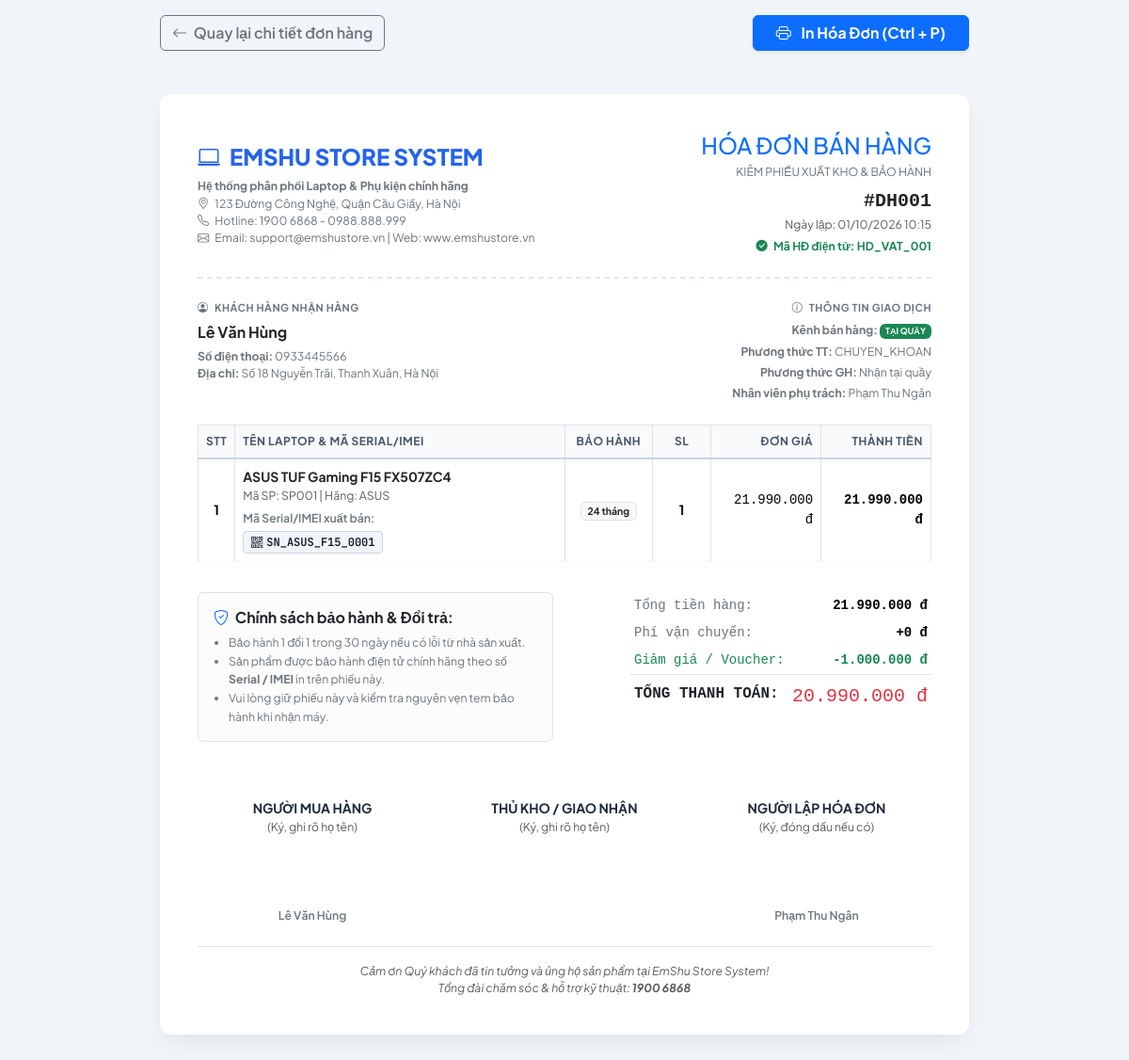
Page /index.php?action=admin-order-invoice&id=DH001 (signed in) on the committed database.
### tables this page shows
CREATE TABLE `donhang` (
  `maDH` varchar(50) NOT NULL,
  `maKH` varchar(50) NOT NULL,
  `maKM` varchar(50) DEFAULT NULL,
  `nguoiPhuTrach` varchar(50) DEFAULT NULL COMMENT 'Nhân viên thu ngân tại quầy hoặc nhân viên duyệt đơn Online',
  `ngayTao` datetime NOT NULL DEFAULT current_timestamp(),
  `kenhBan` varchar(20) NOT NULL COMMENT 'TAI_QUAY / ONLINE',
  `phuongThucThanhToan` varchar(50) NOT NULL COMMENT 'TIEN_MAT / CHUYEN_KHOAN / COD / VNPay...',
  `phuongThucGiaoHang` varchar(100) DEFAULT NULL COMMENT 'Null nếu mua trực tiếp tại quầy',
  `phiVanChuyen` double NOT NULL DEFAULT 0 COMMENT 'Bằng 0 nếu mua tại quầy',
  `tongTienHang` double NOT NULL DEFAULT 0,
  `tienGiamGia` double NOT NULL DEFAULT 0,
  `tongThanhToan` double NOT NULL DEFAULT 0,
  `trangThaiDon` varchar(30) NOT NULL COMMENT 'Tại quầy: HOAN_THANH; Online: CHO_DUYET -> DANG_GIAO -> HOAN_THANH / DA_HUY',
  PRIMARY KEY (`maDH`),
  KEY `fk_donhang_khachhang` (`maKH`),
  KEY `fk_donhang_khuyenmai` (`maKM`),
  KEY `fk_donhang_accounts` (`nguoiPhuTrach`),
  CONSTRAINT `fk_donhang_accounts` FOREIGN KEY (`nguoiPhuTrach`) REFERENCES `accounts` (`maTk`) ON DELETE SET NULL ON UPDATE CASCADE,
  CONSTRAINT `fk_donhang_khachhang` FOREIGN KEY (`maKH`) REFERENCES `khachhang` (`maKH`) ON UPDATE CASCADE,
  CONSTRAINT `fk_donhang_khuyenmai` FOREIGN KEY (`maKM`) REFERENCES `khuyenmai` (`maKM`) ON DELETE SET NULL ON UPDATE CASCADE
);

CREATE TABLE `hoadon` (
  `maHD` varchar(50) NOT NULL,
  `maDH` varchar(50) NOT NULL,
  `ngayXuat` datetime NOT NULL DEFAULT current_timestamp(),
  `tenKhachHang` varchar(100) NOT NULL,
  `soDienThoai` varchar(20) NOT NULL,
  `diaChiKhachHang` varchar(255) DEFAULT NULL,
  `maSoThueKH` varchar(50) DEFAULT NULL,
  `soTienThanhToan` double NOT NULL,
  `trangThaiThanhToan` varchar(50) NOT NULL,
  `ghiChu` text DEFAULT NULL,
  PRIMARY KEY (`maHD`),
  UNIQUE KEY `maDH` (`maDH`),
  CONSTRAINT `fk_hoadon_donhang` FOREIGN KEY (`maDH`) REFERENCES `donhang` (`maDH`) ON UPDATE CASCADE
);

CREATE TABLE `khachhang` (
  `maKH` varchar(50) NOT NULL,
  `maTk` varchar(50) DEFAULT NULL COMMENT 'Null nếu khách mua tại quầy không tạo tài khoản',
  `hoVaTen` varchar(100) NOT NULL,
  `soDienThoai` varchar(20) DEFAULT NULL,
  `email` varchar(100) DEFAULT NULL,
  `diaChi` varchar(255) DEFAULT NULL,
  `doiTuongUuTien` int(11) NOT NULL DEFAULT 0,
  PRIMARY KEY (`maKH`),
  UNIQUE KEY `soDienThoai` (`soDienThoai`),
  UNIQUE KEY `maTk` (`maTk`),
  CONSTRAINT `fk_khachhang_accounts` FOREIGN KEY (`maTk`) REFERENCES `accounts` (`maTk`) ON DELETE SET NULL ON UPDATE CASCADE
);

CREATE TABLE `accounts` (
  `maTk` varchar(50) NOT NULL,
  `hoTen` varchar(100) NOT NULL,
  `email` varchar(100) NOT NULL,
  `tenTaiKhoan` varchar(50) NOT NULL,
  `matKhau` varchar(255) NOT NULL,
  `ngayTao` datetime NOT NULL DEFAULT current_timestamp(),
  `role` varchar(30) NOT NULL DEFAULT 'user' COMMENT 'user, admin, nv_kho, nv_ban_hang, ke_toan, thu_ngan, ky_thuat_vien',
  `trangThai` varchar(20) NOT NULL DEFAULT 'active',
  PRIMARY KEY (`maTk`),
  UNIQUE KEY `email` (`email`),
  UNIQUE KEY `tenTaiKhoan` (`tenTaiKhoan`)
);

CREATE TABLE `chitietdonhang` (
  `id` int(11) NOT NULL AUTO_INCREMENT,
  `maDH` varchar(50) NOT NULL,
  `maSP` varchar(50) NOT NULL,
  `soLuong` int(11) NOT NULL,
  `donGia` double NOT NULL,
  `thanhTien` double NOT NULL,
  PRIMARY KEY (`id`),
  UNIQUE KEY `uq_chitietdh_dh_sp` (`maDH`,`maSP`),
  KEY `fk_chitietdh_sanpham` (`maSP`),
  CONSTRAINT `fk_chitietdh_donhang` FOREIGN KEY (`maDH`) REFERENCES `donhang` (`maDH`) ON DELETE CASCADE ON UPDATE CASCADE,
  CONSTRAINT `fk_chitietdh_sanpham` FOREIGN KEY (`maSP`) REFERENCES `sanpham` (`maSP`) ON UPDATE CASCADE
);

CREATE TABLE `sanpham` (
  `maSP` varchar(50) NOT NULL,
  `tenSP` varchar(200) NOT NULL,
  `giaBan` double NOT NULL,
  `soLuongTon` int(11) NOT NULL DEFAULT 0,
  `maTH` varchar(50) NOT NULL,
  `maDM` int(11) NOT NULL,
  `thoiGianBaoHanh` int(11) NOT NULL DEFAULT 12 COMMENT 'Đơn vị: Tháng',
  `thongSoKyThuat` text DEFAULT NULL,
  `moTa` text DEFAULT NULL,
  `hinhAnh` varchar(255) DEFAULT NULL,
  `viTriKho` varchar(100) DEFAULT NULL,
  `trangThai` int(11) NOT NULL DEFAULT 1 COMMENT '1: Đang kinh doanh, 0: Ngừng kinh doanh',
  `isDeleted` int(11) NOT NULL DEFAULT 0 COMMENT '0: Chưa xóa, 1: Đã xóa mềm',
  PRIMARY KEY (`maSP`),
  KEY `fk_sanpham_thuonghieu` (`maTH`),
  KEY `fk_sanpham_danhmuc` (`maDM`),
  CONSTRAINT `fk_sanpham_danhmuc` FOREIGN KEY (`maDM`) REFERENCES `danhmuc` (`maDM`) ON UPDATE CASCADE,
  CONSTRAINT `fk_sanpham_thuonghieu` FOREIGN KEY (`maTH`) REFERENCES `thuonghieu` (`maTH`) ON UPDATE CASCADE
);

CREATE TABLE `thuonghieu` (
  `maTH` varchar(50) NOT NULL,
  `tenTH` varchar(100) NOT NULL,
  `logo` varchar(255) DEFAULT NULL,
  `xuatXu` varchar(100) DEFAULT NULL,
  `moTa` text DEFAULT NULL,
  `trangThai` int(11) NOT NULL DEFAULT 1 COMMENT '1: Hoạt động, 0: Ẩn',
  PRIMARY KEY (`maTH`)
);

CREATE TABLE `serialsanpham` (
  `maSerial_IMEI` varchar(100) NOT NULL,
  `maSP` varchar(50) NOT NULL,
  `idChiTietNhap` int(11) NOT NULL,
  `idChiTietDonHang` int(11) DEFAULT NULL COMMENT 'Null khi máy đang còn trong kho, chưa gắn vào đơn hàng',
  `ngayXuatKho` datetime DEFAULT NULL,
  `trangThai` varchar(50) NOT NULL DEFAULT 'Trong kho' COMMENT 'Trong kho / Đã bán / Đang bảo hành / Lỗi',
  `ghiChu` text DEFAULT NULL,
  PRIMARY KEY (`maSerial_IMEI`),
  KEY `fk_serial_sanpham` (`maSP`),
  KEY `fk_serial_chitietnhap` (`idChiTietNhap`),
  KEY `fk_serial_chitietdonhang` (`idChiTietDonHang`),
  CONSTRAINT `fk_serial_chitietdonhang` FOREIGN KEY (`idChiTietDonHang`) REFERENCES `chitietdonhang` (`id`) ON DELETE SET NULL ON UPDATE CASCADE,
  CONSTRAINT `fk_serial_chitietnhap` FOREIGN KEY (`idChiTietNhap`) REFERENCES `chitietnhap` (`id`) ON UPDATE CASCADE,
  CONSTRAINT `fk_serial_sanpham` FOREIGN KEY (`maSP`) REFERENCES `sanpham` (`maSP`) ON UPDATE CASCADE
);

### views/admin/orders/invoice.php (the view, shortened to what the rows shown need)
<!DOCTYPE html>
<html lang="vi">
<head>
    <link href="https://cdn.jsdelivr.net/npm/bootstrap@5.3.3/dist/css/bootstrap.min.css" rel="stylesheet">
    <link rel="stylesheet" href="https://cdn.jsdelivr.net/npm/bootstrap-icons@1.11.3/font/bootstrap-icons.min.css">
</head>
<body>
<div class="container no-print py-3">
    <div class="d-flex justify-content-between align-items-center max-w-860 mx-auto" style="max-width: 860px;">
        <a href="index.php?action=admin-order-detail&id=<?= urlencode($order['maDH']) ?>" class="btn btn-outline-secondary fw-semibold">
            <i class="bi bi-arrow-left me-1"></i> Quay lại chi tiết đơn hàng
        </a>
        <div class="d-flex gap-2">
            <button onclick="window.print()" class="btn btn-primary fw-bold px-4 shadow-sm">
                <i class="bi bi-printer me-2"></i> In Hóa Đơn (Ctrl + P)
            </button>
        </div>
    </div>
</div>
<div class="invoice-card">
    <div class="invoice-header">
        <div class="row align-items-center">
            <div class="col-sm-7">
                <div class="brand-logo mb-1">
                    <i class="bi bi-laptop"></i> EMSHU STORE SYSTEM
                </div>
                <div class="text-secondary small">
                    <strong>Hệ thống phân phối Laptop & Phụ kiện chính hãng</strong><br>
                    <i class="bi bi-geo-alt me-1"></i> 123 Đường Công Nghệ, Quận Cầu Giấy, Hà Nội<br>
                    <i class="bi bi-telephone me-1"></i> Hotline: 1900 6868 - 0988.888.999<br>
                    <i class="bi bi-envelope me-1"></i> Email: support@emshustore.vn | Web: www.emshustore.vn
                </div>
            </div>
            <div class="col-sm-5 text-sm-end mt-3 mt-sm-0">
                <h4 class="fw-extrabold text-uppercase text-primary mb-1">HÓA ĐƠN BÁN HÀNG</h4>
                <div class="text-secondary small mb-2">KIÊM PHIẾU XUẤT KHO & BẢO HÀNH</div>
                <div class="fw-bold font-monospace text-dark fs-5">#<?= htmlspecialchars($order['maDH']) ?></div>
                <div class="small text-muted">
                    Ngày lập: <?= !empty($order['ngayTao']) ? date('d/m/Y H:i', strtotime($order['ngayTao'])) : date('d/m/Y H:i') ?>
                </div>
                <?php if (!empty($order['maHD'])): ?>
                    <div class="small text-success fw-bold mt-1">
                        <i class="bi bi-check-circle-fill me-1"></i> Mã HĐ điện tử: <?= htmlspecialchars($order['maHD']) ?>
                    </div>
                <?php endif; ?>
            </div>
        </div>
    </div>
    <div class="row mb-4">
        <div class="col-6">
            <h6 class="text-uppercase fw-bold text-secondary mb-2" style="font-size: 11px; letter-spacing: 0.5px;">
                <i class="bi bi-person-circle me-1"></i> Khách hàng nhận hàng
            </h6>
            <div class="fw-bold text-dark fs-6">
                <?= htmlspecialchars(!empty($order['tenNguoiNhan']) ? $order['tenNguoiNhan'] : ($order['tenKhachHangGoc'] ?? 'Khách vãng lai')) ?>
            </div>
            <div class="text-secondary small mt-1">
                <strong>Số điện thoại:</strong> <?= htmlspecialchars(!empty($order['sdtNhanHang']) ? $order['sdtNhanHang'] : ($order['sdtKhachHangGoc'] ?? 'Chưa cập nhật')) ?><br>
                <strong>Địa chỉ:</strong> <?= htmlspecialchars(!empty($order['diaChiGiaoHang']) ? $order['diaChiGiaoHang'] : ($order['diaChiKhachHangGoc'] ?? 'Tại cửa hàng')) ?><br>
            </div>
        </div>
        <div class="col-6 text-end">
            <h6 class="text-uppercase fw-bold text-secondary mb-2" style="font-size: 11px; letter-spacing: 0.5px;">
                <i class="bi bi-info-circle me-1"></i> Thông tin giao dịch
            </h6>
            <div class="text-secondary small">
                <strong>Kênh bán hàng:</strong>
                <span class="badge <?= $order['kenhBan'] === 'ONLINE' ? 'bg-info text-dark' : 'bg-success' ?>">
                    <?= $order['kenhBan'] === 'ONLINE' ? 'ĐƠN ONLINE' : 'TẠI QUẦY' ?>
                </span><br>
                <div class="mt-1">
                    <strong>Phương thức TT:</strong>
                    <?= htmlspecialchars($order['phuongThucThanhToan'] ?? 'Tiền mặt') ?>
                </div>
                <div class="mt-1">
                    <strong>Phương thức GH:</strong>
                    <?= htmlspecialchars($order['phuongThucGiaoHang'] ?? 'Nhận tại quầy') ?>
                </div>
                <div class="mt-1">
                    <strong>Nhân viên phụ trách:</strong>
                    <?= htmlspecialchars($order['tenNguoiPhuTrach'] ?? 'Hệ thống') ?>
                </div>
            </div>
        </div>
    </div>
    <div class="table-responsive mb-3">
        <table class="table table-bordered table-invoice align-middle">
            <thead>
                <tr>
                    <th class="text-center" style="width: 5%;">STT</th>
                    <th style="width: 45%;">Tên Laptop & Mã Serial/IMEI</th>
                    <th class="text-center" style="width: 12%;">Bảo hành</th>
                    <th class="text-center" style="width: 8%;">SL</th>
                    <th class="text-end" style="width: 15%;">Đơn giá</th>
                    <th class="text-end" style="width: 15%;">Thành tiền</th>
                </tr>
            </thead>
            <tbody>
                <?php
                $stt = 1;
                foreach ($items as $item):
                ?>
                    <tr>
                        <td class="text-center fw-bold"><?= $stt++ ?></td>
                        <td>
                            <div class="fw-bold text-dark"><?= htmlspecialchars($item['tenSP']) ?></div>
                            <div class="small text-muted mb-1">Mã SP: <?= htmlspecialchars($item['maSP']) ?> | Hãng: <?= htmlspecialchars($item['tenTH'] ?? '') ?></div>
                            <?php if (!empty($item['assignedSerials'])): ?>
                                <div class="mt-1">
                                    <span class="small fw-semibold text-secondary">Mã Serial/IMEI xuất bán:</span><br>
                                    <?php foreach ($item['assignedSerials'] as $serial): ?>
                                        <span class="serial-badge">
                                            <i class="bi bi-qr-code me-1"></i><?= htmlspecialchars($serial['maSerial_IMEI']) ?>
                                        </span>
                                    <?php endforeach; ?>
                                </div>
                            <?php else: ?>
                                <div class="small text-muted fst-italic mt-1">(Chưa gán Serial máy)</div>
                            <?php endif; ?>
                        </td>
                        <td class="text-center">
                            <span class="badge bg-light text-dark border">
                                <?= (int)($item['thoiGianBaoHanh'] ?? 12) ?> tháng
                            </span>
                        </td>
                        <td class="text-center fw-bold"><?= (int)$item['soLuong'] ?></td>
                        <td class="text-end font-monospace"><?= number_format((float)$item['donGia'], 0, ',', '.') ?> đ</td>
                        <td class="text-end fw-bold font-monospace"><?= number_format((float)$item['thanhTien'], 0, ',', '.') ?> đ</td>
                    </tr>
                <?php endforeach; ?>
            </tbody>
        </table>
    </div>
    <div class="row">
        <div class="col-sm-6">
            <div class="border rounded p-3 bg-light-subtle small">
                <h6 class="fw-bold mb-2 text-dark"><i class="bi bi-shield-check text-primary me-1"></i> Chính sách bảo hành & Đổi trả:</h6>
                <ul class="mb-0 ps-3 text-secondary" style="line-height: 1.6;">
                    <li>Bảo hành 1 đổi 1 trong 30 ngày nếu có lỗi từ nhà sản xuất.</li>
                    <li>Sản phẩm được bảo hành điện tử chính hãng theo số <strong>Serial / IMEI</strong> in trên phiếu này.</li>
                    <li>Vui lòng giữ phiếu này và kiểm tra nguyên vẹn tem bảo hành khi nhận máy.</li>
                </ul>
            </div>
        </div>
        <div class="col-sm-6">
            <table class="table table-sm table-borderless font-monospace ms-auto" style="max-width: 320px;">
                <tr>
                    <td class="text-secondary">Tổng tiền hàng:</td>
                    <td class="text-end fw-semibold"><?= number_format((float)($order['tongTienHang'] ?? 0), 0, ',', '.') ?> đ</td>
                </tr>
                <tr>
                    <td class="text-secondary">Phí vận chuyển:</td>
                    <td class="text-end fw-semibold">+<?= number_format((float)($order['phiVanChuyen'] ?? 0), 0, ',', '.') ?> đ</td>
                </tr>
                <?php if ((float)($order['tienGiamGia'] ?? 0) > 0): ?>
                    <tr>
                        <td class="text-success">Giảm giá / Voucher:</td>
                        <td class="text-end text-success fw-semibold">-<?= number_format((float)$order['tienGiamGia'], 0, ',', '.') ?> đ</td>
                    </tr>
                <?php endif; ?>
                <tr class="border-top">
                    <td class="fs-6 fw-bold text-dark pt-2">TỔNG THANH TOÁN:</td>
                    <td class="fs-5 fw-extrabold text-danger text-end pt-2">
                        <?= number_format((float)($order['tongThanhToan'] ?? 0), 0, ',', '.') ?> đ
                    </td>
                </tr>
            </table>
        </div>
    </div>
    <div class="row signature-box">
        <div class="col-4">
            <div class="fw-bold">NGƯỜI MUA HÀNG</div>
            <div class="small text-muted">(Ký, ghi rõ họ tên)</div>
            <div class="signature-space"></div>
            <div class="small fw-semibold text-secondary">
                <?= htmlspecialchars(!empty($order['tenNguoiNhan']) ? $order['tenNguoiNhan'] : ($order['tenKhachHangGoc'] ?? '')) ?>
            </div>
        </div>
        <div class="col-4">
            <div class="fw-bold">THỦ KHO / GIAO NHẬN</div>
            <div class="small text-muted">(Ký, ghi rõ họ tên)</div>
            <div class="signature-space"></div>
        </div>
        <div class="col-4">
            <div class="fw-bold">NGƯỜI LẬP HÓA ĐƠN</div>
            <div class="small text-muted">(Ký, đóng dấu nếu có)</div>
            <div class="signature-space"></div>
            <div class="small fw-semibold text-secondary">
                <?= htmlspecialchars($order['tenNguoiPhuTrach'] ?? $_SESSION['user']['hoTen'] ?? 'Nhân viên bán hàng') ?>
            </div>
        </div>
    </div>
    <div class="text-center mt-4 pt-3 border-top text-muted small fst-italic">
        Cảm ơn Quý khách đã tin tưởng và ủng hộ sản phẩm tại EmShu Store System!<br>
        Tổng đài chăm sóc & hỗ trợ kỹ thuật: <strong>1900 6868</strong>
    </div>
</div>
</body>
</html>

### rows in the picture
donhang: maDH "DH001", ngayTao "01/10/2026 10:15", hoadon.maHD "HD_VAT_001", maKH.hoVaTen "Lê Văn Hùng", maKH.soDienThoai "0933445566", maKH.diaChi "Số 18 Nguyễn Trãi, Thanh Xuân, Hà Nội", phuongThucThanhToan "CHUYEN_KHOAN", phuongThucGiaoHang "Nhận tại quầy", nguoiPhuTrach.hoTen "Phạm Thu Ngân", tongTienHang "21.990.000", phiVanChuyen "0", tienGiamGia "1.000.000", tongThanhToan "20.990.000"
chitietdonhang: maSP.tenSP "ASUS TUF Gaming F15 FX507ZC4", maSP "SP001", thuonghieu.tenTH "ASUS", maSP.thoiGianBaoHanh "24", soLuong "1", donGia "21.990.000", thanhTien "21.990.000"
serialsanpham: maSerial_IMEI "SN_ASUS_F15_0001"
